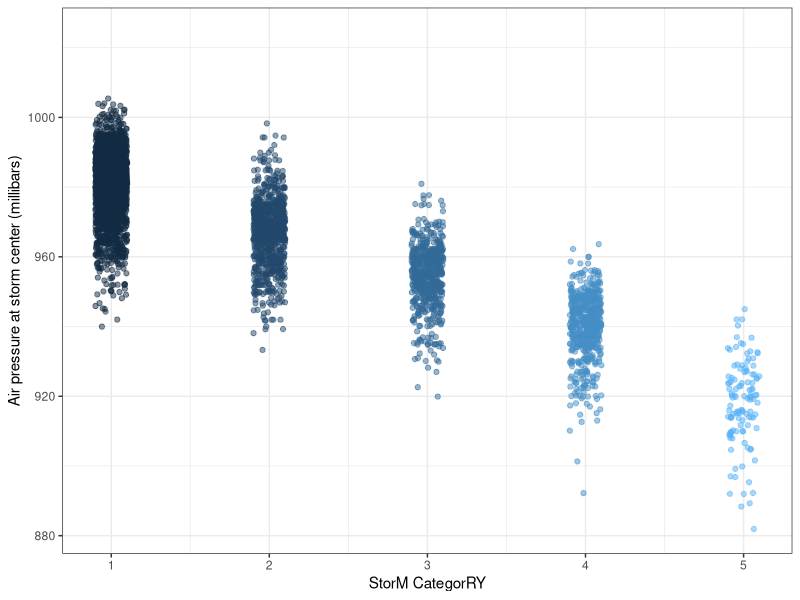

R code for this plot:
## ---- chunk 1
knitr::opts_chunk$set(echo = TRUE)
library(tidyverse)
## ---- chunk 2
summary(storms)
## ---- chunk 3
names(storms)
## ---- chunk 4
ggplot(data = storms, aes(x = category, y = pressure)) +
  geom_jitter(width = 0.1, 
              alpha = 0.5,
              aes(color = category),
              show.legend = FALSE) +
  labs(x = "StorM CategorRY", 
       y = "Air pressure at storm center (millibars)"
       ) +
  theme_bw()
